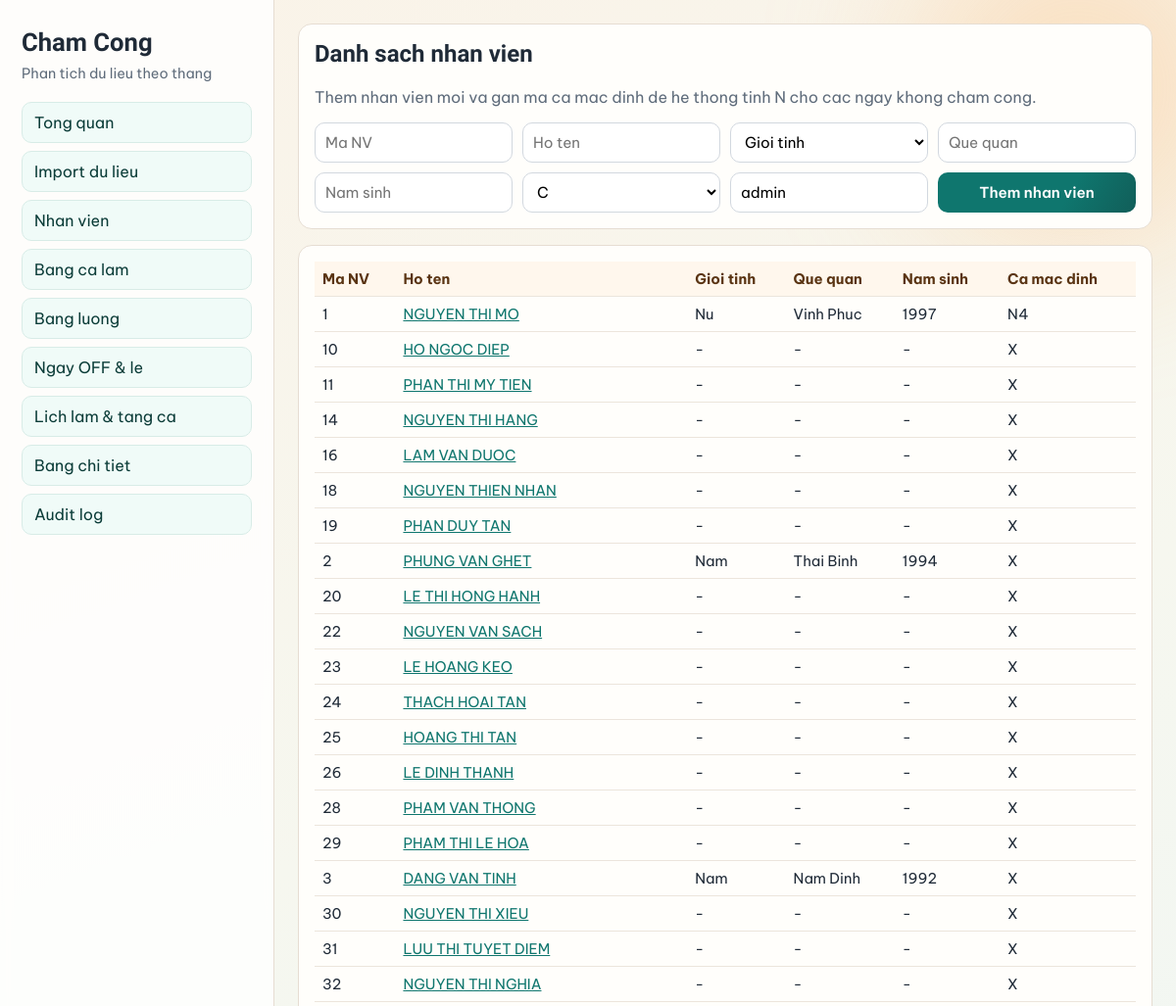
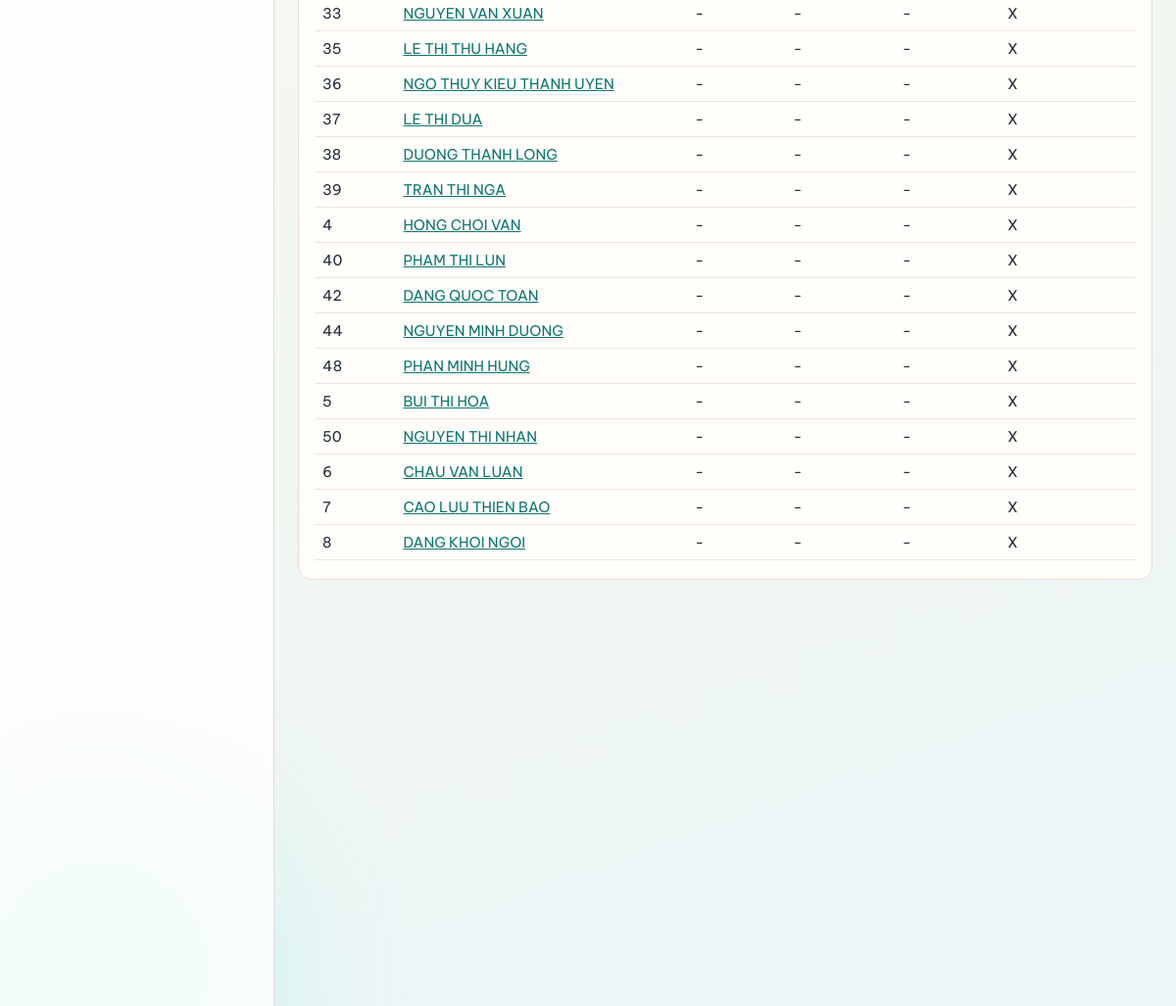
The page /employees on the database its author committed (2 pictures, top to bottom).
### app/models.py (models this page shows)
class TimestampMixin:
    created_at = db.Column(db.DateTime, nullable=False, default=datetime.utcnow)
    updated_at = db.Column(
        db.DateTime,
        nullable=False,
        default=datetime.utcnow,
        onupdate=datetime.utcnow,
    )

class SerializableMixin:
    def to_dict(self):
        payload = {}
        for column in self.__table__.columns:
            value = getattr(self, column.name)
            if isinstance(value, (datetime, date, time)):
                payload[column.name] = value.isoformat()
            elif isinstance(value, Decimal):
                payload[column.name] = float(value)
            else:
                payload[column.name] = value
        return payload

class Employee(db.Model, TimestampMixin, SerializableMixin):
    __tablename__ = "employees"
    id = db.Column(db.Integer, primary_key=True)
    employee_code = db.Column(db.String(32), nullable=False, unique=True, index=True)
    full_name = db.Column(db.String(120), nullable=False)
    gender = db.Column(db.String(16), nullable=True)
    hometown = db.Column(db.String(120), nullable=True)
    birth_year = db.Column(db.Integer, nullable=True)
    default_shift_code = db.Column(
        db.String(16), db.ForeignKey("shift_templates.code"), nullable=False, default="X"
    )
    is_active = db.Column(db.Boolean, nullable=False, default=True)
    default_shift = db.relationship(
        "ShiftTemplate",
        primaryjoin="Employee.default_shift_code == ShiftTemplate.code",
        foreign_keys=[default_shift_code],
    )

### app/routes.py (the view, shortened to what this page needs)
    @app.route("/employees", methods=["GET", "POST"])
    def employees():
        shift_codes = [row.code for row in ShiftTemplate.query.order_by(ShiftTemplate.code.asc()).all()]
        rows = Employee.query.order_by(Employee.employee_code.asc()).all()
        return render_template("employees.html", employees=rows, shift_codes=shift_codes)

### app/templates/employees.html (shortened to what this page needs)
{% extends "base.html" %}
{% block content %}
<div class="panel">
    <h2>Danh sach nhan vien</h2>
    <p class="muted">Them nhan vien moi va gan ma ca mac dinh de he thong tinh N cho cac ngay khong cham cong.</p>
    <form method="post" class="form-grid">
        <input name="employee_code" placeholder="Ma NV" required>
        <input name="full_name" placeholder="Ho ten" required>
        <select name="gender">
            <option value="">Gioi tinh</option>
        </select>
        <input name="hometown" placeholder="Que quan">
        <input type="number" name="birth_year" placeholder="Nam sinh">
        <select name="default_shift_code" required>
            {% for code in shift_codes %}
            <option value="{{ code }}">{{ code }}</option>
            {% endfor %}
        </select>
        <input name="changed_by" placeholder="Nguoi sua" value="admin">
        <button type="submit">Them nhan vien</button>
    </form>
</div>
<div class="panel">
    <div class="table-wrap">
        <table>
            <thead>
                <tr>
                    <th>Ma NV</th>
                    <th>Ho ten</th>
                    <th>Gioi tinh</th>
                    <th>Que quan</th>
                    <th>Nam sinh</th>
                    <th>Ca mac dinh</th>
                </tr>
            </thead>
            <tbody>
                {% for row in employees %}
                <tr>
                    <td>{{ row.employee_code }}</td>
                    <td><a href="{{ url_for('employee_detail', employee_id=row.id) }}">{{ row.full_name }}</a></td>
                    <td>{{ row.gender or "-" }}</td>
                    <td>{{ row.hometown or "-" }}</td>
                    <td>{{ row.birth_year or "-" }}</td>
                    <td>{{ row.default_shift_code }}</td>
                </tr>
                {% else %}
                <tr>
                    <td colspan="6">Chua co nhan vien.</td>
                </tr>
                {% endfor %}
            </tbody>
        </table>
    </div>
</div>
{% endblock %}

### app/templates/base.html (shortened to what this page needs)
<!doctype html>
<html lang="vi">
<head>
    <link rel="stylesheet" href="{{ url_for('static', filename='css/style.css') }}">
</head>
<body>
    <div class="bg-shape bg-shape-2"></div>
    <div class="layout">
        <aside class="sidebar">
            <h1>Cham Cong</h1>
            <p>Phan tich du lieu theo thang</p>
            <nav>
                <a href="{{ url_for('dashboard') }}">Tong quan</a>
                <a href="{{ url_for('imports') }}">Import du lieu</a>
                <a href="{{ url_for('employees') }}">Nhan vien</a>
                <a href="{{ url_for('shifts') }}">Bang ca lam</a>
                <a href="{{ url_for('salaries') }}">Bang luong</a>
                <a href="{{ url_for('holidays') }}">Ngay OFF & le</a>
                <a href="{{ url_for('schedules') }}">Lich lam & tang ca</a>
                <a href="{{ url_for('details') }}">Bang chi tiet</a>
                <a href="{{ url_for('audit_logs') }}">Audit log</a>
            </nav>
        </aside>
        <main class="main-content">
            {% block content %}{% endblock %}
        </main>
    </div>
</body>
</html>

### app/static/css/style.css (style rules this page uses)
:root { --bg: #f7f4ed; --panel: #fffefb; --ink: #1f2a37; --muted: #5f6c7b; --brand: #0f766e; --accent: #f97316; --warn: #dc2626; --ok: #15803d; --line: #e6ddd2; }
* { box-sizing: border-box; }
body { margin: 0; color: var(--ink); font-family: "Be Vietnam Pro", sans-serif; background: linear-gradient(160deg, #faf3e8 0%, #f6f7ef 40%, #ebf6f8 100%); min-height: 100vh; }
.bg-shape { position: fixed; border-radius: 999px; filter: blur(80px); opacity: 0.35; z-index: -1; }
.bg-shape-2 { width: 320px; height: 320px; bottom: -120px; left: -60px; background: #5eead4; }
.layout { display: grid; grid-template-columns: 280px 1fr; min-height: 100vh; }
.sidebar { padding: 28px 22px; background: rgba(255, 255, 255, 0.8); border-right: 1px solid var(--line); backdrop-filter: blur(6px); }
.sidebar h1 { margin: 0; font-family: "Sora", sans-serif; font-size: 1.6rem; }
.sidebar p { margin: 8px 0 20px; color: var(--muted); font-size: 0.9rem; }
.sidebar nav { display: grid; gap: 8px; }
.sidebar a { text-decoration: none; color: #0b3c38; border: 1px solid #d8ece7; background: #f0fbf8; padding: 10px 12px; border-radius: 10px; transition: transform 0.15s ease, box-shadow 0.15s ease; }
.main-content { padding: 24px; }
h2 { margin-top: 0; font-family: "Sora", sans-serif; }
.panel { background: var(--panel); border: 1px solid var(--line); border-radius: 14px; padding: 16px; margin-bottom: 16px; }
.form-grid { display: grid; grid-template-columns: repeat(auto-fit, minmax(160px, 1fr)); gap: 10px; }
input, select, button, textarea { width: 100%; border: 1px solid #d2d8df; border-radius: 10px; padding: 9px 10px; font-size: 0.95rem; font-family: inherit; background: #fff; }
button { background: linear-gradient(120deg, var(--brand), #0f766e 65%, #115e59); color: white; font-weight: 600; border: none; cursor: pointer; }
table { width: 100%; border-collapse: collapse; font-size: 0.92rem; }
th, td { border-bottom: 1px solid #ece5dc; padding: 8px; text-align: left; vertical-align: top; }
th { background: #fff7ed; color: #5a3413; position: sticky; top: 0; }
.table-wrap { overflow: auto; max-height: 65vh; }
a { color: #0f766e; }
.muted { color: var(--muted); }

### rows shown on the page
Employee: employee_code "1", full_name "NGUYEN THI MO", gender "Nu", hometown "Vinh Phuc", birth_year "1997", default_shift_code "N4"
Employee: employee_code "10", full_name "HO NGOC DIEP", gender "-", hometown "-", birth_year "-", default_shift_code "X"
Employee: employee_code "11", full_name "PHAN THI MY TIEN", gender "-", hometown "-", birth_year "-", default_shift_code "X"
Employee: employee_code "14", full_name "NGUYEN THI HANG", gender "-", hometown "-", birth_year "-", default_shift_code "X"
Employee: employee_code "16", full_name "LAM VAN DUOC", gender "-", hometown "-", birth_year "-", default_shift_code "X"
Employee: employee_code "18", full_name "NGUYEN THIEN NHAN", gender "-", hometown "-", birth_year "-", default_shift_code "X"
Employee: employee_code "19", full_name "PHAN DUY TAN", gender "-", hometown "-", birth_year "-", default_shift_code "X"
Employee: employee_code "2", full_name "PHUNG VAN GHET", gender "Nam", hometown "Thai Binh", birth_year "1994", default_shift_code "X"
Employee: employee_code "20", full_name "LE THI HONG HANH", gender "-", hometown "-", birth_year "-", default_shift_code "X"
Employee: employee_code "22", full_name "NGUYEN VAN SACH", gender "-", hometown "-", birth_year "-", default_shift_code "X"
Employee: employee_code "23", full_name "LE HOANG KEO", gender "-", hometown "-", birth_year "-", default_shift_code "X"
Employee: employee_code "24", full_name "THACH HOAI TAN", gender "-", hometown "-", birth_year "-", default_shift_code "X"
Employee: employee_code "25", full_name "HOANG THI TAN", gender "-", hometown "-", birth_year "-", default_shift_code "X"
Employee: employee_code "26", full_name "LE DINH THANH", gender "-", hometown "-", birth_year "-", default_shift_code "X"
Employee: employee_code "28", full_name "PHAM VAN THONG", gender "-", hometown "-", birth_year "-", default_shift_code "X"
Employee: employee_code "29", full_name "PHAM THI LE HOA", gender "-", hometown "-", birth_year "-", default_shift_code "X"
Employee: employee_code "3", full_name "DANG VAN TINH", gender "Nam", hometown "Nam Dinh", birth_year "1992", default_shift_code "X"
Employee: employee_code "30", full_name "NGUYEN THI XIEU", gender "-", hometown "-", birth_year "-", default_shift_code "X"
Employee: employee_code "31", full_name "LUU THI TUYET DIEM", gender "-", hometown "-", birth_year "-", default_shift_code "X"
Employee: employee_code "32", full_name "NGUYEN THI NGHIA", gender "-", hometown "-", birth_year "-", default_shift_code "X"
Employee: employee_code "33", full_name "NGUYEN VAN XUAN", gender "-", hometown "-", birth_year "-", default_shift_code "X"
Employee: employee_code "35", full_name "LE THI THU HANG", gender "-", hometown "-", birth_year "-", default_shift_code "X"
Employee: employee_code "36", full_name "NGO THUY KIEU THANH UYEN", gender "-", hometown "-", birth_year "-", default_shift_code "X"
Employee: employee_code "37", full_name "LE THI DUA", gender "-", hometown "-", birth_year "-", default_shift_code "X"
Employee: employee_code "38", full_name "DUONG THANH LONG", gender "-", hometown "-", birth_year "-", default_shift_code "X"
Employee: employee_code "39", full_name "TRAN THI NGA", gender "-", hometown "-", birth_year "-", default_shift_code "X"
Employee: employee_code "4", full_name "HONG CHOI VAN", gender "-", hometown "-", birth_year "-", default_shift_code "X"
Employee: employee_code "40", full_name "PHAM THI LUN", gender "-", hometown "-", birth_year "-", default_shift_code "X"
Employee: employee_code "42", full_name "DANG QUOC TOAN", gender "-", hometown "-", birth_year "-", default_shift_code "X"
Employee: employee_code "44", full_name "NGUYEN MINH DUONG", gender "-", hometown "-", birth_year "-", default_shift_code "X"
Employee: employee_code "48", full_name "PHAN MINH HUNG", gender "-", hometown "-", birth_year "-", default_shift_code "X"
Employee: employee_code "5", full_name "BUI THI HOA", gender "-", hometown "-", birth_year "-", default_shift_code "X"
Employee: employee_code "50", full_name "NGUYEN THI NHAN", gender "-", hometown "-", birth_year "-", default_shift_code "X"
Employee: employee_code "6", full_name "CHAU VAN LUAN", gender "-", hometown "-", birth_year "-", default_shift_code "X"
Employee: employee_code "7", full_name "CAO LUU THIEN BAO", gender "-", hometown "-", birth_year "-", default_shift_code "X"
Employee: employee_code "8", full_name "DANG KHOI NGOI", gender "-", hometown "-", birth_year "-", default_shift_code "X"

### other values the page prints
form field default_shift_code "C"
